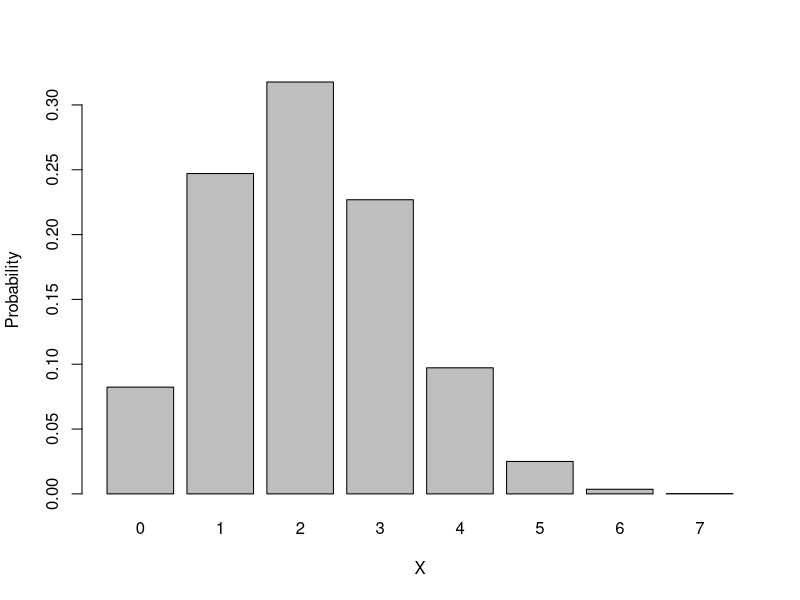

Source code (R):
# P(X) = 8C5 x (0.7)^5 x (0.3)^3
a = dbinom(5,size = 8,prob = 0.7)
a = signif(a,digits = 4)
a

# P(X) = 4C3 x (0.4)^3 x (0.6)^1 
b = dbinom(3,size = 4, prob = 0.4)
b = signif(b,digits = 4)
b

# P(X) = 6C2 x (0.3)^2 x (0.7)^4
c = dbinom(2, size = 6, prob = 0.3)
c = signif(c,digits = 4)
c


X0 = dbinom(0,7,0.3)
X0 = signif(X0,4)
X0

X1 = dbinom(1,7,0.3)
X1 = signif(X1,4)
X1 

i<- 0 
X<- c()
P <- c()
while (i<8) {
  X <- c(X,i)
  xi = signif(dbinom(i,7,0.3),4)
  P<- c(P,xi)
  i <- i + 1 
  
}
print(X)
print(P)

df = data.frame(X,P)
df 
barplot(P,names.arg = X,xlab = "X",ylab = "Probability")

mean = 7*0.3 

var = 7*0.3*0.7 

sd = sqrt(7*0.3*0.7)

mean
var
sd
